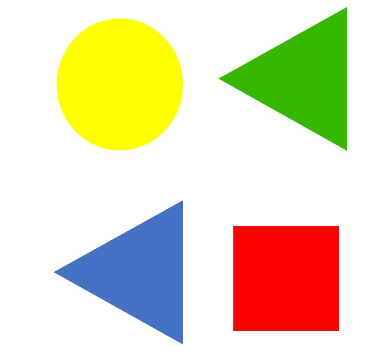
#> input picture notebooks/yinshuo/ImageTest/Image1.jpg, 371 x 359 px, given in place of the camera
$ python bluetrack.py
#> lines starting #> are read from the running program, lines starting #| are printed output that depends on the picture; after the words box and inside, x2 and y2 are one past the last pixel; in counts of white or black regions, pixels touching at a corner belong together
#modify this and lower data rate!!!

#working! find ways to distinguish ball and envelop
from collections import deque

import numpy as np
import argparse
import cv2
import imutils
import time

cam = cv2.VideoCapture(0)
#try 1920 1080
#original as 1280 720
cam.set(cv2.CAP_PROP_FRAME_WIDTH, 1920)
cam.set(cv2.CAP_PROP_FRAME_HEIGHT, 1080)

# construct the argument parse and parse the arguments
ap = argparse.ArgumentParser()
ap.add_argument("-v", "--video",
	help="path to the (optional) video file")
	#was 64
ap.add_argument("-b", "--buffer", type=int, default=32,
	help="max buffer size")
args = vars(ap.parse_args())

# define the lower and upper boundaries of the "green"
# ball in the HSV color space, then initialize the
# list of tracked points

blueLower = (40, 45, 80)
blueUpper = (121, 255, 255)
#red and blue colorspace as well
pts = deque(maxlen=args["buffer"])
# allow the camera or video file to warm up
#time.sleep(1.0)

# keep looping
while True:
	# grab the current frame
	ret, frame = cam.read()
#> frame is the input picture: shape (359, 371, 3); mean B, G, R 187, 218.8, 227.7

	blurred = cv2.GaussianBlur(frame, (11, 11), 0)
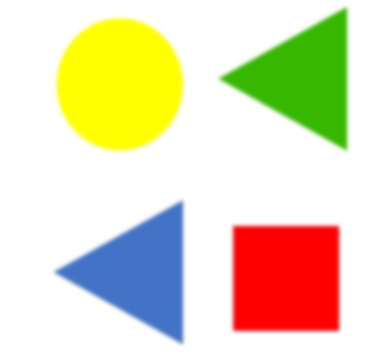
#> blurred: shape (359, 371, 3); mean B, G, R 187, 218.8, 227.7
	hsv = cv2.cvtColor(blurred, cv2.COLOR_BGR2HSV)
#> hsv: shape (359, 371, 3); mean H, S, V 17.9, 75, 245.7
	# construct a mask for the color "green", then perform
	# a series of dilations and erosions to remove any small
	# blobs left in the mask
	mask = cv2.inRange(hsv, blueLower, blueUpper)
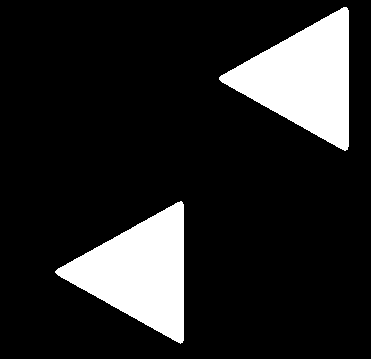
#> mask: shape (359, 371); 14.8% white; 2 white regions, box (x1, y1, x2, y2) and area: (219, 7, 349, 151) 9944, (55, 201, 184, 344) 9705
	mask = cv2.erode(mask, None, iterations=2)
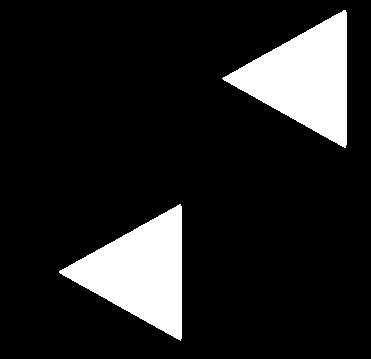
#> mask: shape (359, 371); 13.1% white; 2 white regions, box (x1, y1, x2, y2) and area: (222, 10, 347, 148) 8867, (59, 204, 182, 341) 8640
	mask = cv2.dilate(mask, None, iterations=2)
#> mask: shape (359, 371); 14.7% white; 2 white regions

	# find contours in the mask and initialize the current
	# (x, y) center of the ball
	cnts = cv2.findContours(mask.copy(), cv2.RETR_EXTERNAL,
		cv2.CHAIN_APPROX_SIMPLE)
#> cnts = 2 contours; box (x1, y1, x2, y2) and area: (220, 8, 349, 150) 9734, (57, 202, 184, 343) 9498
	cnts = imutils.grab_contours(cnts)
	center = None
	# only proceed if at least one contour was found
	if len(cnts) > 0:
		# find the largest contour in the mask, then use
		# it to compute the minimum enclosing circle and
		# centroid
		c = max(cnts, key=cv2.contourArea)
#> c = contour of 222 points, box (x1, y1, x2, y2) (220, 8, 349, 150), area 9734
		((x, y), radius) = cv2.minEnclosingCircle(c)
#> x = 303; y = 78.5; radius = 83.08
		M = cv2.moments(c)
#> M = moments, m00 9734.5, centre m10/m00, m01/m00 = (303.9, 78.31)
		center = (int(M["m10"] / M["m00"]), int(M["m01"] / M["m00"]))
#> center = (303, 78)
		# only proceed if the radius meets a minimum size
		#original size as 10
		if radius > 3:
			# draw the circle and centroid on the frame,
			# then update the list of tracked points
			cv2.circle(frame, (int(x), int(y)), int(radius),
				(0, 255, 255), 2)
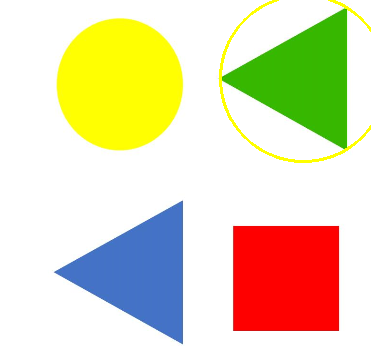
#> frame: shape (359, 371, 3); 0.78% of pixels changed, all inside (x1, y1, x2, y2) = (219, 0, 371, 163)
			cv2.circle(frame, center, 5, (0, 0, 255), -1)
#> frame: shape (359, 371, 3); 0.06% of pixels changed, all inside (x1, y1, x2, y2) = (298, 73, 309, 84)
	# update the points queue
	pts.appendleft(center)

	#delete this for final project
	# loop over the set of tracked points
	for i in range(1, len(pts)):
		# if either of the tracked points are None, ignore
		# them
		if pts[i - 1] is None or pts[i] is None:
			continue
		# otherwise, compute the thickness of the line and
		# draw the connecting lines
		thickness = int(np.sqrt(args["buffer"] / float(i + 1)) * 2.5)
		cv2.line(frame, pts[i - 1], pts[i], (0, 0, 255), thickness)
	# show the frame to our screen
	cv2.imshow("Frame", frame)
	key = cv2.waitKey(1) & 0xFF
#> (key q is pressed here)
	# if the 'q' key is pressed, stop the loop
	if key == ord("q"):
		break

cam.release()

# close all windows
cv2.destroyAllWindows()

$ run again, on notebooks/yinshuo/ImageTest/Image2.jpg
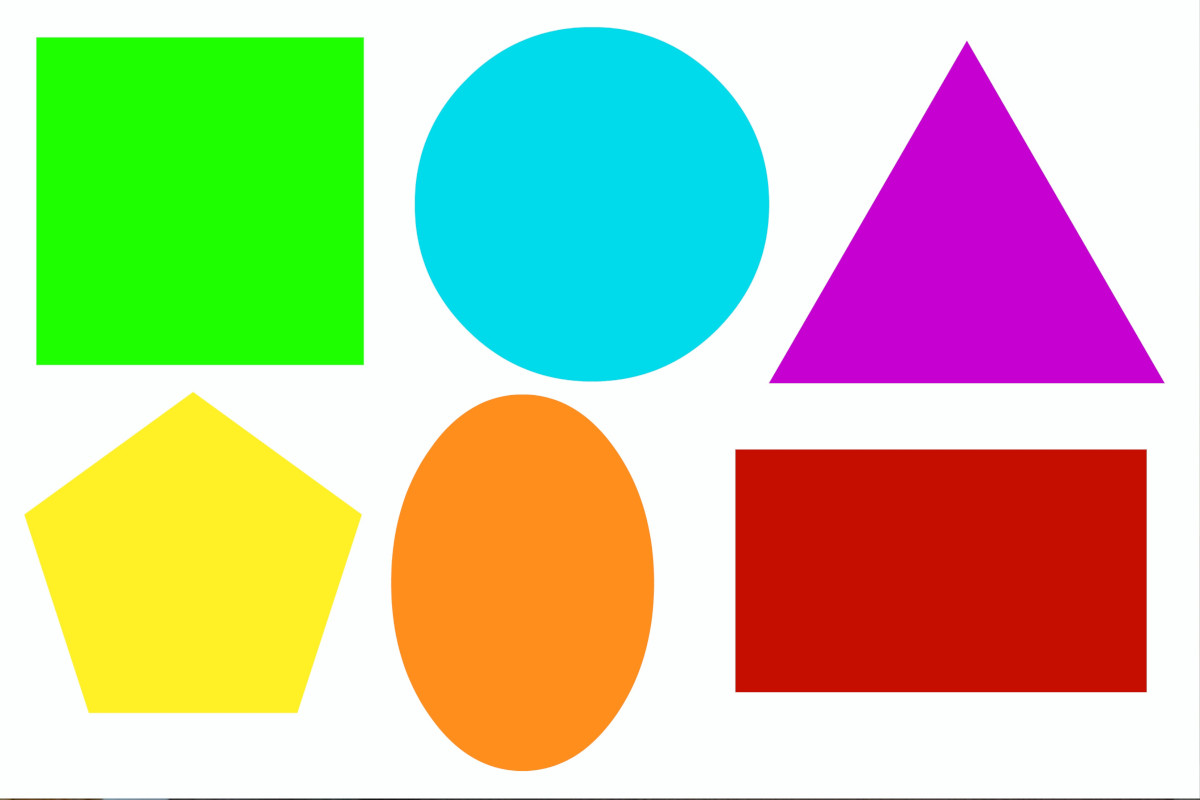
#> input picture notebooks/yinshuo/ImageTest/Image2.jpg, 1200 x 800 px, given in place of the camera
#> frame is the input picture: shape (800, 1200, 3); mean B, G, R 158.4, 197.5, 192.2
#> hsv: shape (800, 1200, 3); mean H, S, V 62.8, 135.2, 243.2
#> `mask = cv2.erode(mask, None, iterations=2)`:
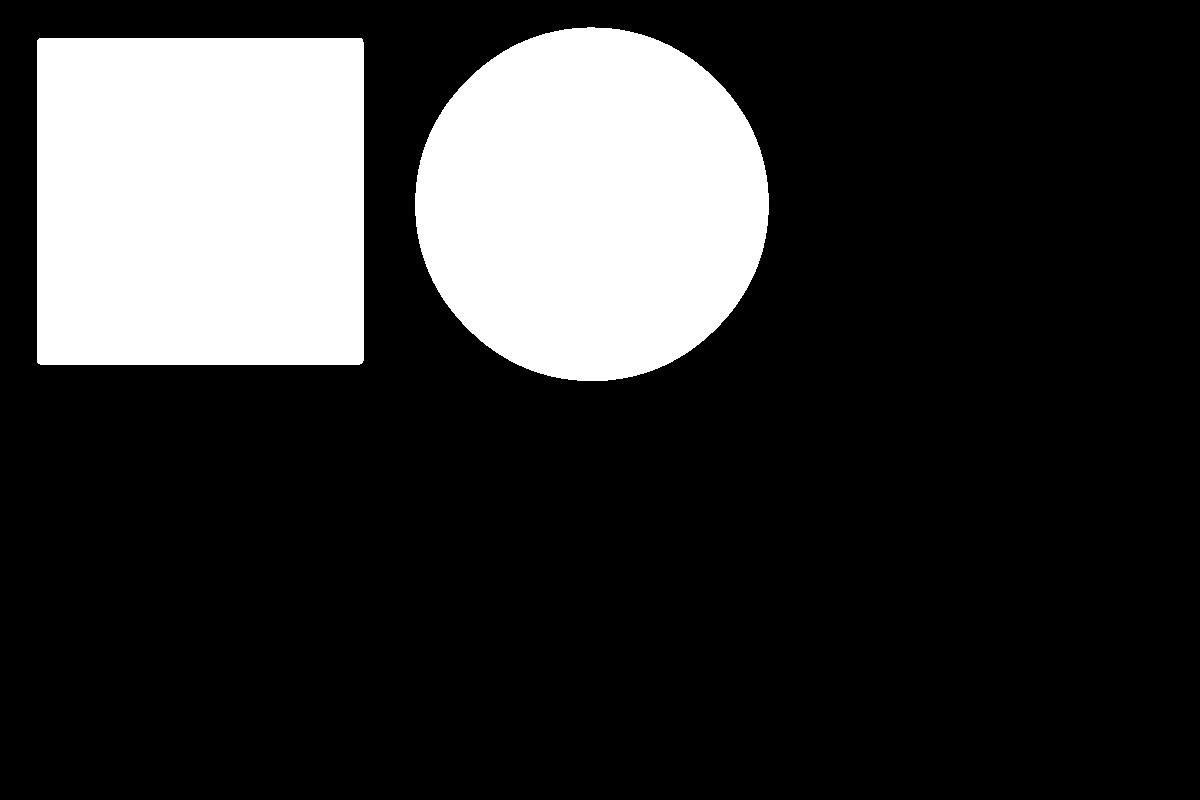
#> mask: shape (800, 1200); 21.4% white; 2 white regions
#> cnts = 2 contours; box (x1, y1, x2, y2) and area: (35, 36, 366, 367) 108884, (413, 25, 771, 383) 100395
#> c = contour of 16 points, box (x1, y1, x2, y2) (35, 36, 366, 367), area 108884
#> x = 199.5; y = 200.5; radius = 231.9
#> M = moments, m00 108884.5, centre m10/m00, m01/m00 = (200, 201)
#> center = (199, 200)
#> `cv2.circle(frame, (int(x), int(y)), int(radius), (0, 255, 255), 2)`:
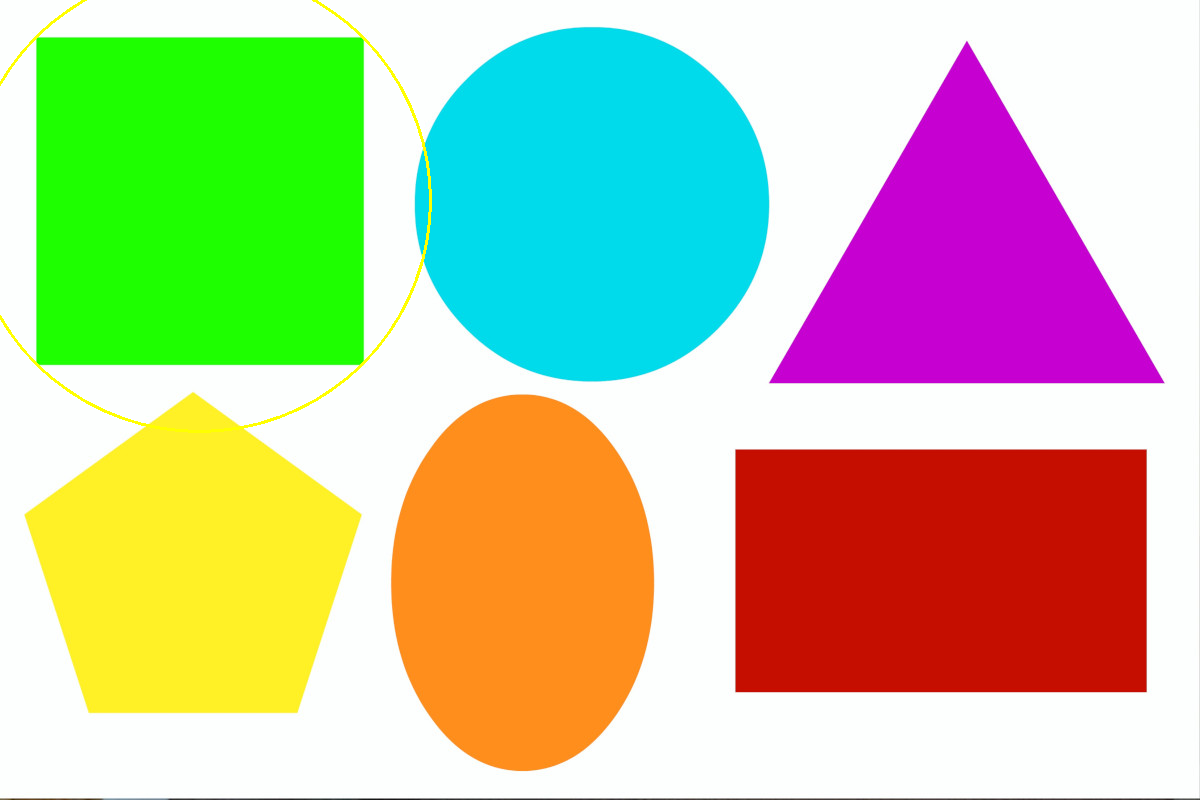
#> frame: shape (800, 1200, 3); 0.29% of pixels changed, all inside (x1, y1, x2, y2) = (0, 0, 432, 433)
